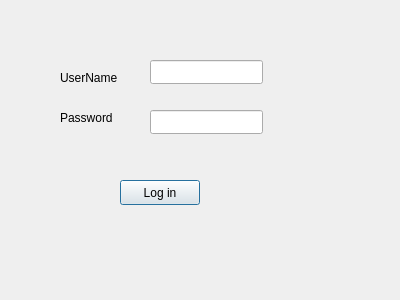
<?xml version="1.0" encoding="UTF-8"?>
<ui version="4.0">
 <class>login</class>
 <widget class="QDialog" name="login">
  <property name="geometry">
   <rect>
    <x>0</x>
    <y>0</y>
    <width>400</width>
    <height>300</height>
   </rect>
  </property>
  <property name="windowTitle">
   <string>Dialog</string>
  </property>
  <widget class="QLabel" name="label">
   <property name="geometry">
    <rect>
     <x>60</x>
     <y>70</y>
     <width>61</width>
     <height>16</height>
    </rect>
   </property>
   <property name="text">
    <string>UserName</string>
   </property>
  </widget>
  <widget class="QLabel" name="label_2">
   <property name="geometry">
    <rect>
     <x>60</x>
     <y>110</y>
     <width>56</width>
     <height>16</height>
    </rect>
   </property>
   <property name="text">
    <string>Password</string>
   </property>
  </widget>
  <widget class="QLineEdit" name="lineEdit_username">
   <property name="geometry">
    <rect>
     <x>150</x>
     <y>60</y>
     <width>113</width>
     <height>24</height>
    </rect>
   </property>
  </widget>
  <widget class="QLineEdit" name="lineEdit_password">
   <property name="geometry">
    <rect>
     <x>150</x>
     <y>110</y>
     <width>113</width>
     <height>24</height>
    </rect>
   </property>
   <property name="autoFillBackground">
    <bool>false</bool>
   </property>
   <property name="echoMode">
    <enum>QLineEdit::Password</enum>
   </property>
  </widget>
  <widget class="QPushButton" name="pushButton_Login">
   <property name="geometry">
    <rect>
     <x>120</x>
     <y>180</y>
     <width>80</width>
     <height>25</height>
    </rect>
   </property>
   <property name="text">
    <string>Log in</string>
   </property>
  </widget>
 </widget>
 <resources/>
 <connections/>
</ui>
